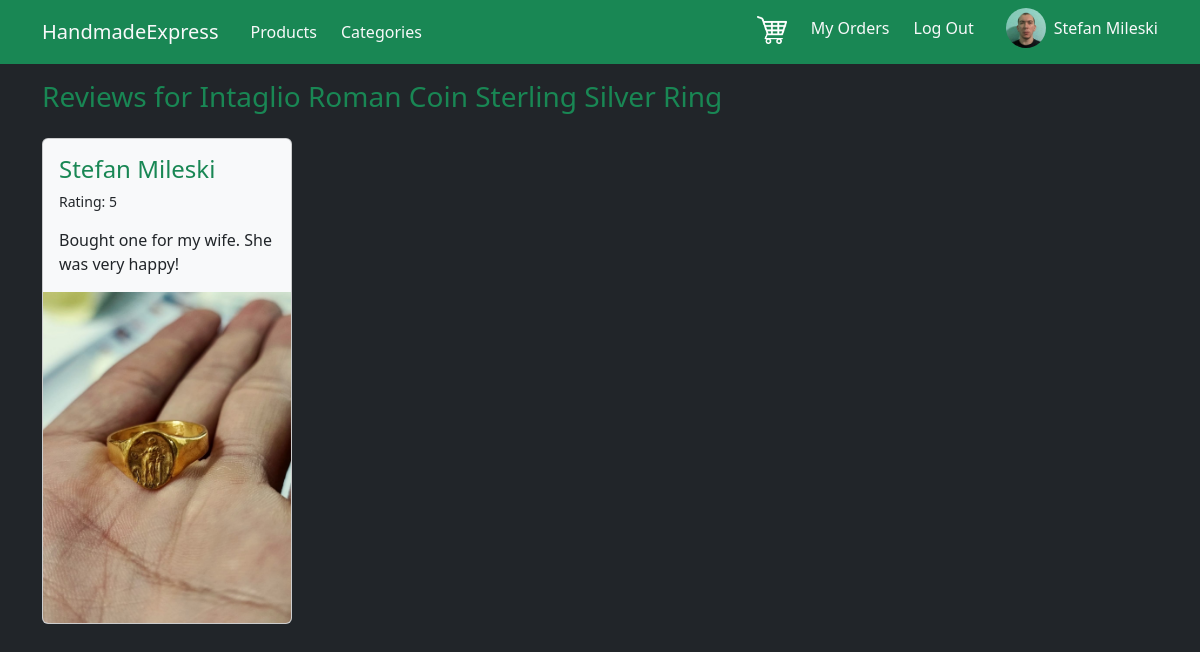
The page /reviews/intaglio-roman-coin-sterling-silver-ring (signed in) on the database as committed earlier.
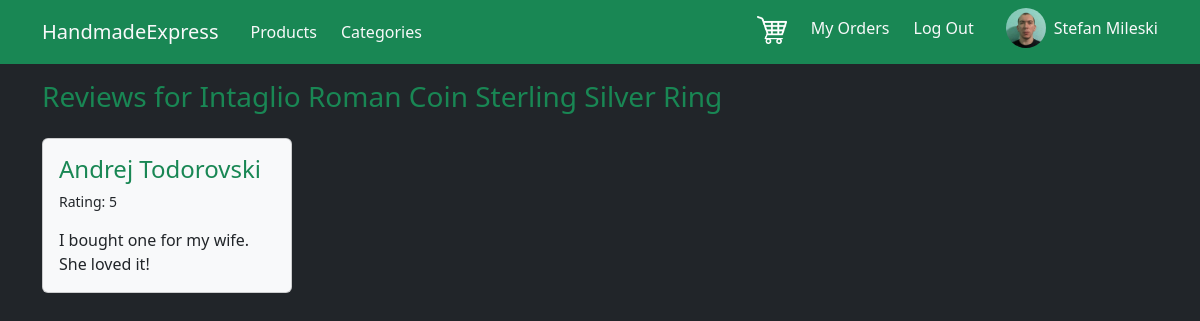
The same page on the database as committed later.
### ShopApp/models.py (models this page shows, shortened)
class Review(models.Model):
    created_at = models.DateTimeField(auto_now_add=True)
    updated_at = models.DateTimeField(auto_now=True)
    rating = models.PositiveIntegerField(validators=[MinValueValidator(1), MaxValueValidator(5)])
    comment = models.TextField(null=True, blank=True)
    image = models.ImageField(upload_to='uploaded/', null=True, blank=True)
    customer = models.ForeignKey(CustomUser, on_delete=models.CASCADE)
    product = models.ForeignKey(Product, on_delete=models.CASCADE, related_name='reviews')
    class Meta:
        unique_together = ['customer', 'product']

class CustomUser(models.Model):
    user = models.OneToOneField(User, on_delete=models.CASCADE, primary_key=True, related_name='profile')
    address = models.CharField(max_length=200)
    phone = models.CharField(max_length=200)
    display_name = models.CharField(max_length=200)
    image = models.ImageField(upload_to='uploaded/', default='default.png')

### ShopApp/views.py (the view)
# urls.py: path('reviews/<slug:slug>', views.reviews, name='reviews'),
def reviews(request, slug):
    product = Product.objects.get(slug=slug)
    reviews_list = list(product.reviews.all())
    reviews_list.sort(key=lambda x: x.created_at)
    return render(request, 'ShopApp/product_reviews.html', {
        "product": product,
        "reviews": product.reviews.all()
    })

### ShopApp/templates/ShopApp/product_reviews.html (shortened to what this page needs)
{% extends 'base.html' %}
{% block content %}
    <div class="d-flex">
        <h3 class="text-success d-inline mb-4 me-4">Reviews for {{ product.name }}</h3>
    </div>
    {% if reviews %}
        <div class="d-flex flex-wrap">
            {% for review in reviews %}
                {% include 'ShopApp/includes/review.html' %}
            {% endfor %}
        </div>
    {% else %}
        <h5 class="text-light">There are no reviews for this product yet.</h5>
    {% endif %}
{% endblock %}

### ShopApp/templates/ShopApp/includes/review.html
<div class="card bg-light d-flex mb-3 flex-shrink-1 me-4" style="width: 250px; height: fit-content;">
    <div class="card-body d-flex flex-column">
        <a class="text-decoration-none text-success" href="#">
            <h4 class="tw-bold d-inline-block">{{ review.customer.display_name }}</h4>
        </a>
        <p style="font-size: 14px" class="d-inline-block">Rating: {{ review.rating }}</p>
        <p class="card-text d-inline-block">{{ review.comment }}</p>
    </div>
    <div>
        {% if review.image %}
            <img src="{{ review.image.url }}"
                 class="card-img-bottom"
                 alt="{{ product.name }}"
                 width="250px">
        {% endif %}
    </div>
</div>

Rows that differ between the two databases and show on the page:
removed Review: customer.display_name "Stefan Mileski", rating "5", comment "Bought one for my wife. She was very happy!", image (picture)
added Review: customer.display_name "Andrej Todorovski", rating "5", comment "I bought one for my wife. She loved it!"
